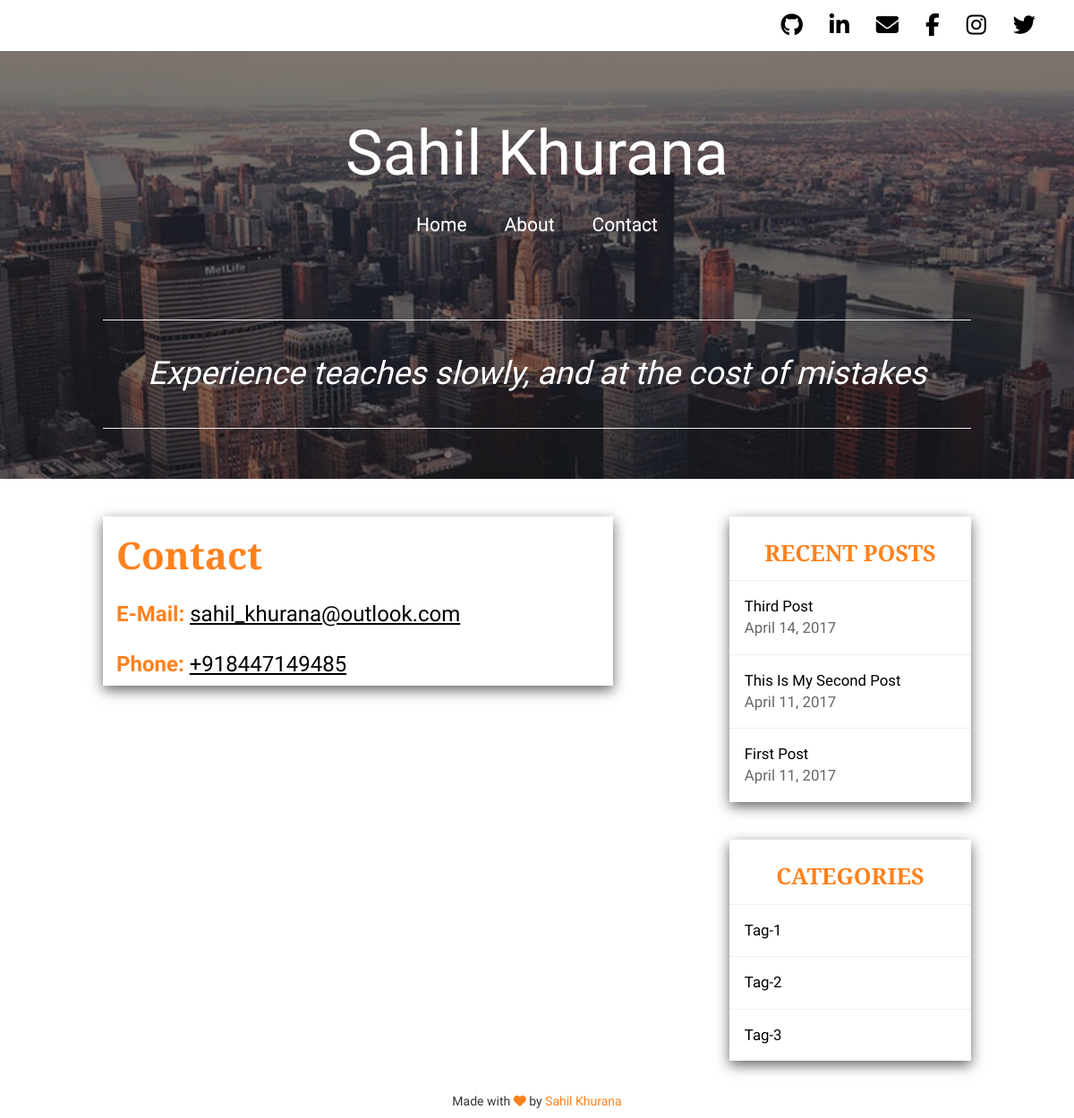
Page /contact/ on the committed database.
### blog/models.py (models this page shows, shortened)
class Post(models.Model):
    title = models.CharField(max_length = 200)
    desc_sh = RichTextUploadingField(verbose_name = 'Short Description')
    desc_lg = RichTextUploadingField(verbose_name = 'Long Description')
    image = models.ImageField(upload_to='%Y/%m/%d/', blank=True, null=True)
    create_date = models.DateTimeField(verbose_name = 'Created on:', default = timezone.now())
    published_date = models.DateTimeField(verbose_name = 'Published on:', blank = True, null =  True)
    read_time = models.IntegerField(default = 5)
    tags = models.ManyToManyField('Tag')
    def was_published_recently(self):
        now  = timezone.now()
        return now - datetime.timedelta(days=1) <= self.published_date <= now
    was_published_recently.admin_order_field = 'published_date'
    was_published_recently.boolean = True
    was_published_recently.short_description = 'Published recently?'

class Tag(models.Model):
    name = models.CharField(max_length = 100, blank=True, null=True)

### blog/views.py (the view)
# urls.py: url(r'^contact/$', views.contact, name='contact')
def contact(request):
    latest_posts = Post.objects.order_by('-published_date')[:5]
    tags = Tag.objects.all()
    context = {'latest_posts':latest_posts, 'tags':tags}
    return render(request, 'blog/contact.html', context)

### blog/templates/blog/contact.html
{% extends 'blog/base.html' %}
{% block contact %}
<div class="row shCard" id="contactme">
    <div class="row" id="contactContact">
        <div class="col-md-12">
        <h1>Contact</h1>
        </div>
    </div>
    <div class="row" id="contactEmail">
        <div class="col-md-12">
        <h3>E-Mail: <a href="mailto:sahil_khurana@outlook.com">sahil_khurana@outlook.com</a></h3>
        </div>
    </div>
    <div class="row" id="contactPhone">
        <div class="col-md-12">
        <h3>Phone: <span>+918447149485</span></h3>
        </div>
    </div>
</div>
{% endblock %}

### blog/templates/blog/base.html (shortened to what this page needs)
{% load static %}
<!DOCTYPE html>
<html>
<head>
	<link rel="stylesheet" href="https://maxcdn.bootstrapcdn.com/bootstrap/3.3.7/css/bootstrap.min.css">
	<link rel="stylesheet" href="https://maxcdn.bootstrapcdn.com/bootstrap/3.3.7/css/bootstrap-theme.min.css">
	<link rel="stylesheet" type="text/css" href="{% static 'blog/css/main.css' %}">
</head>
<body>
	<nav class="navbar navbar-default">
		<div class="container-fluid">
			<ul class="nav navbar-nav navbar-right">
				<li>
					<a href="https://www.github.com/sahilkhurana19" target="_blank"><i class="fa fa-github"></i></a>
				</li>
				<li>
					<a href="https://www.linkedin.com/in/sahilkhurana19/" target="_blank"><i class="fa fa-linkedin"></i></a>
				</li>
				<li>
					<a href="mailto:sahil_khurana@outlook.com" target="_blank"><i class="fa fa-envelope"></i></a>
				</li>
				<li>
					<a href="https://www.facebook.com/sahil.khurana19" target="_blank"><i class="fa fa-facebook"></i></a>
				</li>
				<li>
					<a href="https://www.instagram.com/sahilkhurana19/" target="_blank"><i class="fa fa-instagram"></i></a>
				</li>
				<li>
					<a href="https://www.twitter.com/sahil_khurana19" target="_blank"><i class="fa fa-twitter"></i></a>
				</li>
			</ul>
		</div>
	</nav>
	<div class="conatiner-fluid">
		<div class="row marginEquator" id="skylinePhoto">
			<div class="col-md-12 col-sm-12 col-xs-12 col-lg-12" id="contentBox">
				<div class="row marginEquator" id="nameRow">
					<h1>Sahil Khurana</h1>
				</div>
				<div class="row" id="navRow">
					<ul class="nav navbar-nav">
						<li>
							<a href="/">Home</a>
						</li>
						<li>
							<a href="https://sahilkhurana19.github.io" target="_blank">About</a>
						</li>
						<li>
							<a href="/contact/#contactme">Contact</a>
						</li>
					</ul>
				</div>
				<div class="row marginEquator">
					<div class="col-md-offset-1 col-lg-offset-1 col-sm-offset-1 col-xs-offset-1 col-md-10 col-lg-10 col-sm-10 col-xs-10">
					<hr id="lineAbove">
					</div>
				</div>
				<div class="row marginEquator">
					<div class="col-md-offset-1 col-lg-offset-1 col-sm-offset-1 col-xs-offset-1 col-md-10 col-lg-10 col-sm-10 col-xs-10">
					<h1 id="mainQuote">Experience teaches slowly, and at the cost of mistakes</h1>
					</div>
				</div>
				<div class="row marginEquator">
					<div class="col-md-offset-1 col-lg-offset-1 col-sm-offset-1 col-xs-offset-1 col-md-10 col-lg-10 col-sm-10 col-xs-10">
					<hr id="lineBelow">
					</div>
				</div>
			</div>
		</div>
		<div class="row marginEquator">
			<div class="col-md-offset-1 col-lg-offset-1 col-md-6 col-sm-7 col-xs-12 col-lg-6">
					{% block contact %}
					{% endblock %}
			</div>
			<div class="col-md-offset-1 col-lg-offset-1 col-sm-offset-1 col-md-3 col-lg-3 col-sm-4 col-xs-12 ">
				<div class="row shCard">
				<h2 class="rightCard">
					RECENT POSTS
				</h2>
				{% for post in latest_posts %}
					<div class="recentPosts">
						<a href="{% url 'blog:detail' post.id %}">{{ post.title|title }}</a>
						<br>
						<span style="color: #666">{{ post.published_date|date }}</span>
					</div>
				{% endfor %}
				</div>
				<div class="row shCard catCard">
					<h2 class="rightCard">
						CATEGORIES
					</h2>
					{% for tag in tags %}
						<div class="categories">
							<a href="{% url 'blog:category' tag.id %}">{{ tag.name|capfirst }}</a>
							<br>
						</div>
					{% endfor %}
				</div>
			</div>
		</div>
		<div class="row footer">
			<h5>Made with <i class="fa fa-heart"></i> by <a href="https://sahilkhurana19.github.io" target="_blank">Sahil Khurana</a></h5>
		</div>
	</div>
</body>
</html>

### blog/static/blog/css/main.css (style rules this page uses)
body { background: white; overflow-x: hidden !important; overflow-y: scroll !important; font-family: Open Sans, serif; }
.marginEquator, .row { margin-left: 0px; margin-right: 0px; }
.navbar { margin-bottom: 0px; }
.navbar-default { background: none; border: none; box-shadow: none; color: black; }
.navbar-default .navbar-right { padding-right: 2em; }
.navbar-default .navbar-right i { font-size: 1.8em; color: black; }
#skylinePhoto { background: linear-gradient(rgba(0, 0, 0, 0.5), rgba(0, 0, 0, 0.5)), url("../images/skyline.jpg"); background-size: cover !important; background-position: center !important; }
#skylinePhoto #contentBox { color: white; text-align: center; padding: 0px; }
#skylinePhoto #contentBox #nameRow { font-family: "Yeseva One", cursive; padding-top: 4em; }
#skylinePhoto #contentBox #nameRow h1 { font-size: 5em; }
#skylinePhoto #contentBox #navRow { font-family: "Yeseva One", cursive; display: inline-block; font-size: 1.5em; }
#skylinePhoto #contentBox #navRow ul { text-align: center; margin: 0 auto; }
#skylinePhoto #contentBox #navRow ul li { text-align: center; padding: 1em; }
#skylinePhoto #contentBox #navRow ul li a { padding: 0px; color: white; }
#skylinePhoto #contentBox #lineAbove { margin-top: 5em; }
#skylinePhoto #contentBox #lineBelow { margin-bottom: 4em; }
#skylinePhoto #contentBox #mainQuote { font-family: "Lobster Two", cursive; font-style: italic; margin: 20px 0; }
.shCard { margin-top: 3em; box-shadow: 0px 5px 1em #666; }
.shCard .rightCard { font-family: "Playfair Display SC", serif; color: #ff811d; padding: 5px 1em; font-weight: bold; }
.shCard .recentPosts, .shCard .categories { font-family: "Josefin Sans", sans-serif; font-weight: 300; font-size: 1.2em; border-top: 1px solid #eee; padding: 1em; }
.shCard .recentPosts a, .shCard .categories a { color: black; text-decoration: none; }
.shCard #contactContact h1 { font-family: "Playfair Display SC", serif; color: #ff811d; font-weight: bolder; font-size: 3em; }
.shCard #contactEmail, .shCard #contactPhone { color: #ff811d; }
.shCard #contactEmail h3, .shCard #contactPhone h3 { font-family: "Josefin Sans", sans-serif; font-weight: bolder; }
.shCard #contactEmail h3 a, .shCard #contactEmail h3 span, .shCard #contactPhone h3 a, .shCard #contactPhone h3 span { font-weight: normal; color: black; text-decoration: underline; cursor: pointer; }
.footer { font-family: "Josefin Sans", sans-serif; margin-top: 2em; }
.footer h5 { text-align: center; }
.footer h5 i { color: #ff811d; }
.footer h5 a { color: #ff811d; }
@media only screen and (max-width: 1200px) and (min-width: 990px) { .shCard .rightCard { text-align: center; padding: 7px; font-size: 1.8em; } }

### rows in the picture
Post: title "Third Post", published_date "April 14, 2017"
Post: title "This Is My Second Post", published_date "April 11, 2017"
Post: title "First Post", published_date "April 11, 2017"
Tag: name "Tag-1"
Tag: name "Tag-2"
Tag: name "Tag-3"
